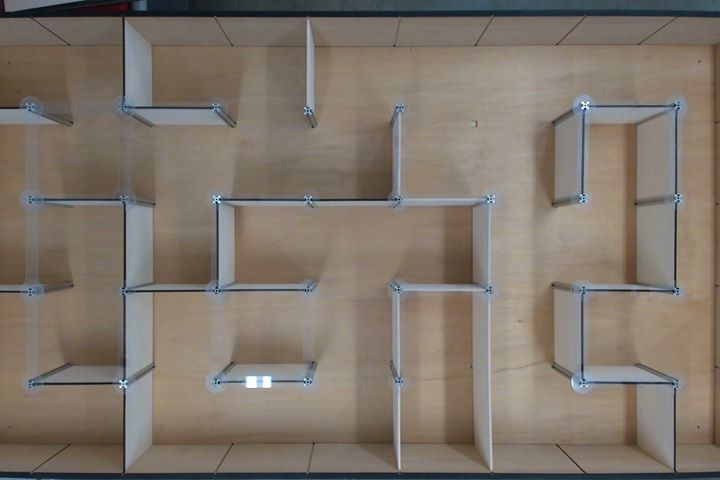
#> input picture Vision/maze.jpg, 720 x 480 px
$ python corner.py
#> lines starting #> are read from the running program, lines starting #| are printed output that depends on the picture; after the words box and inside, x2 and y2 are one past the last pixel; in counts of white or black regions, pixels touching at a corner belong together
import cv2
import numpy as np
from matplotlib import pyplot as plt

filename = 'maze.jpg'
img = cv2.imread(filename)
#> img is the input picture: shape (480, 720, 3); mean B, G, R 107.5, 117.5, 127.3
gray = cv2.cvtColor(img,cv2.COLOR_BGR2GRAY)
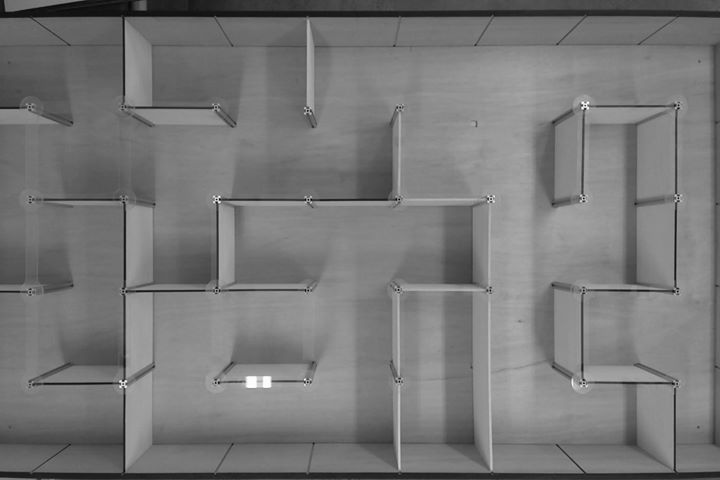
#> gray: shape (480, 720); min 4, max 255, mean 119.3

# find Harris corners
gray = np.float32(gray)
dst = cv2.cornerHarris(gray,2,3,0.04)
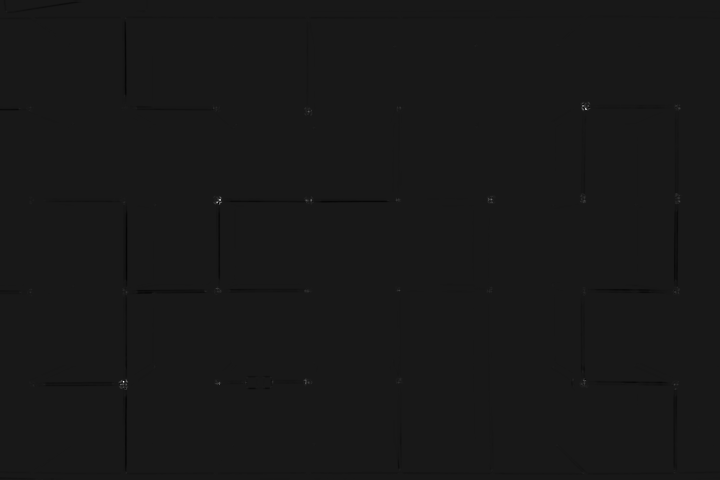
#> dst: shape (480, 720) float32; min -7529294, max 72077160, mean -24317.3; drawn with min black and max white
dst = cv2.dilate(dst,None)
ret, dst = cv2.threshold(dst,0.01*dst.max(),255,0)
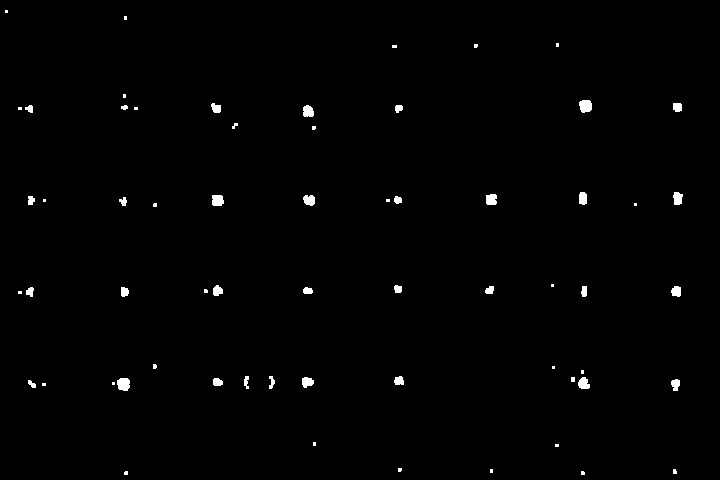
#> dst: shape (480, 720) float32; 0.82% white; 62 white regions (28 under 20 px), largest, box (x1, y1, x2, y2) and area: (117, 378, 130, 391) 143, (579, 100, 592, 113) 140, (212, 195, 224, 206) 120
#> ret = 720771.6
dst = np.uint8(dst)

# find centroids
ret, labels, stats, centroids = cv2.connectedComponentsWithStats(dst)
#> labels: shape (480, 720) int32; 63 distinct labels, from 0 to 62
#> ret = 63; stats = 63 rows, first 6: [0, 0, 720, 480, 342764], [5, 10, 3, 3, 9], [124, 16, 3, 4, 12], [556, 43, 3, 4, 12], [392, 45, 5, 3, 15], [474, 44, 4, 4, 15]; centroids = 63 pairs, first value 6 to 677.3, second value 11 to 472.6

# define the criteria to stop and refine the corners
criteria = (cv2.TERM_CRITERIA_EPS + cv2.TERM_CRITERIA_MAX_ITER, 100, 0.001)
corners = cv2.cornerSubPix(gray,np.float32(centroids),(5,5),(-1,-1),criteria)
#> corners = 63 pairs, first value 7.7 to 677.9, second value 14.64 to 472.3

# Now draw them
res = np.hstack((centroids,corners))
#> res = 63 rows, first 6: [359.5, 239.4, 358.5, 240.3], [6, 11, 7.7, 14.64], [125, 17.5, 123.4, 16.79], [557, 44.5, 556.1, 44.61], [394, 46, 393.6, 45.76], [475.4, 45.4, 474.2, 45.44]
res = np.int0(res)
#> res = 63 rows, first 6: [359, 239, 358, 240], [6, 11, 7, 14], [125, 17, 123, 16], [557, 44, 556, 44], [394, 46, 393, 45], [475, 45, 474, 45]
img[res[:,1],res[:,0]]=[0,0,255]
#> img: shape (480, 720, 3); 0.02% of pixels changed, all inside (x1, y1, x2, y2) = (6, 11, 678, 473)
img[res[:,3],res[:,2]] = [0,255,0]
#> img: shape (480, 720, 3); mean B, G, R 107.4, 117.5, 127.3

cv2.imwrite('subpixel5.png',img)

plt.imshow(img, cmap ='gray')
plt.title('maze')
plt.xticks([]),plt.yticks([])

plt.show()

$ run again, with Vision/perspective.jpg copied over Vision/maze.jpg
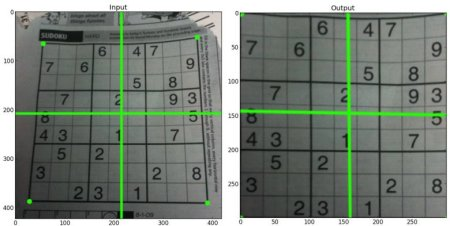
#> input picture Vision/perspective.jpg, 450 x 226 px
#> img is the input picture: shape (226, 450, 3); mean B, G, R 119.6, 128.8, 119.9
#> `ret, dst = cv2.threshold(dst,0.01*dst.max(),255,0)`:
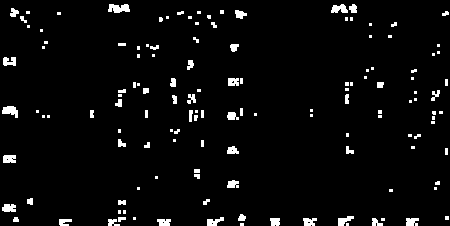
#> dst: shape (226, 450) float32; 3.9% white; 135 white regions (72 under 20 px), largest, box (x1, y1, x2, y2) and area: (108, 4, 130, 13) 148, (2, 106, 18, 118) 124, (331, 4, 348, 13) 108
#> `ret, dst = cv2.threshold(dst,0.01*dst.max(),255,0)`: ret = 1470722.9
#> labels: shape (226, 450) int32; 136 distinct labels, from 0 to 135
#> `ret, labels, stats, centroids = cv2.connectedComponentsWithStats(dst)`: ret = 136; stats = 136 rows, first 6: [0, 0, 450, 226, 97753], [108, 4, 22, 9, 148], [331, 4, 17, 9, 108], [349, 4, 8, 9, 56], [10, 8, 9, 9, 54], [26, 11, 4, 3, 12]; centroids = 136 pairs, first value 8.66 to 446.5, second value 7.95 to 224
#> corners = 136 pairs, first value 8.66 to 446.5, second value 8.33 to 224
#> `res = np.hstack((centroids,corners))`: res = 136 rows, first 6: [225, 112.2, 221.7, 110.7], [118.4, 7.95, 116.9, 8.33], [338.9, 8.51, 338.9, 8.51], [352.9, 8.23, 350.2, 11.42], [13.59, 12.24, 13.15, 11.17], [27.5, 12, 26.62, 10.67]
#> `res = np.int0(res)`: res = 136 rows, first 6: [225, 112, 221, 110], [118, 7, 116, 8], [338, 8, 338, 8], [352, 8, 350, 11], [13, 12, 13, 11], [27, 12, 26, 10]
#> `img[res[:,3],res[:,2]] = [0,255,0]`:
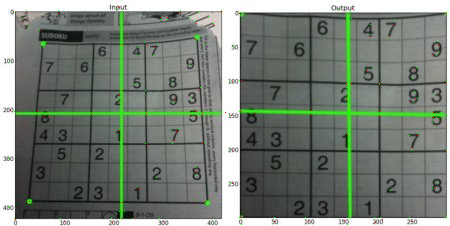
#> img: shape (226, 450, 3); mean B, G, R 119.4, 128.8, 120
